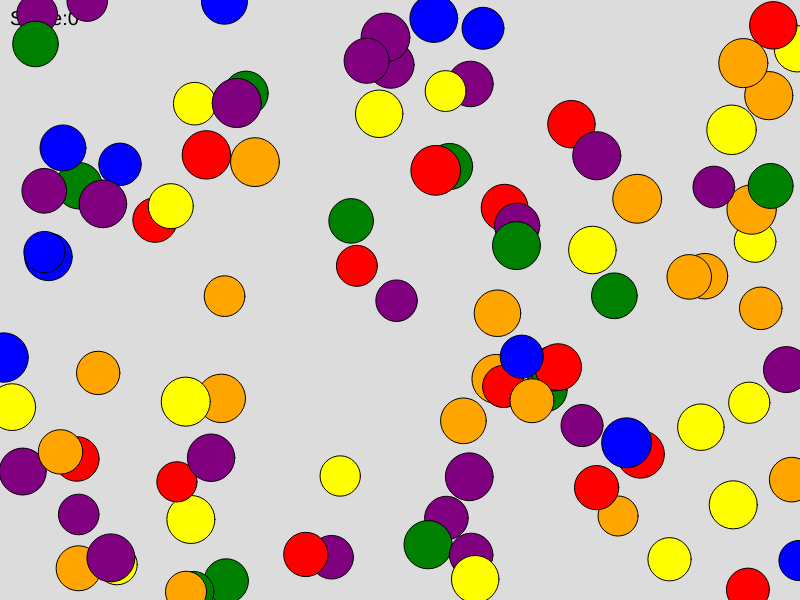
Frame 1 (no input)
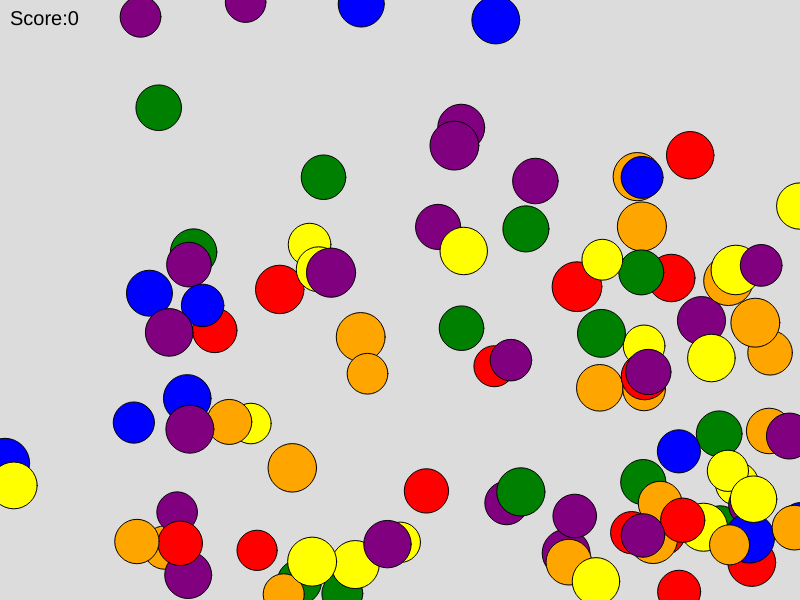
Frame 60 (no input)
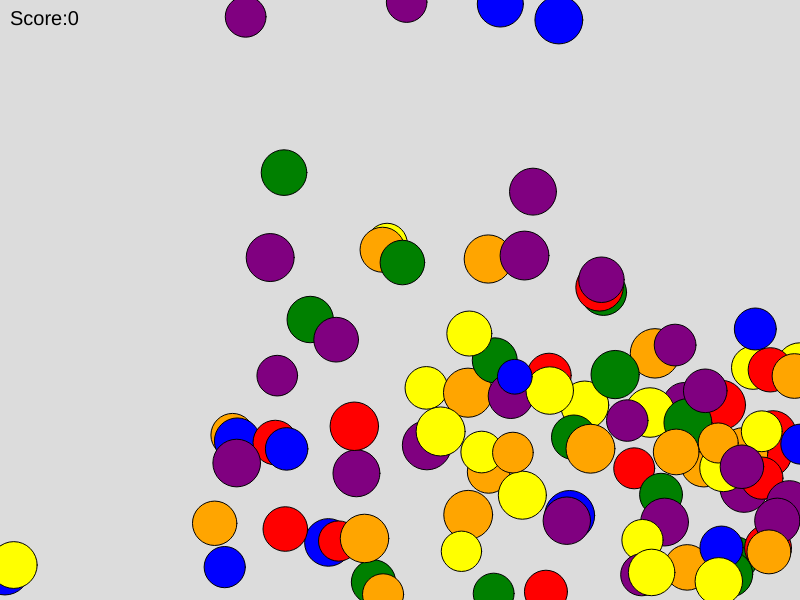
Frame 120 (the mouse pressed at the canvas centre since frame 60)

The p5.js sketch that drew these frames (run headless with seeded random() and noise() and a simulated clock; from frame 60 on, the mouse is pressed at the canvas centre):

// p5.js sketch
// ── sketch.js
let circles = [];
let punten = 0;

function setup() {
  createCanvas(800, 600);
  for (let i = 0; i < 100; i++) {
    let circle = {
      x: random(width),
      y: random(height),
      size: random(40, 50),
      speedX: random(1, 3),
      speedY: random(1, 3),
      color: random(['blue', 'red', 'purple', 'green', 'yellow', 'orange'])
    };
    circles.push(circle);
  }
}

//als ik op de muis klik dan verdwijnen de cirkels en krijg ik punten.
function mousePressed() {
  for (let i = circles.length - 1; i >= 0; i--) {
    let circle = circles[i];
    let afstandToMuis = dist(mouseX, mouseY, circle.x, circle.y);

    if (afstandToMuis <= circle.size / 2) {
      punten += 1;
      circles.splice(i, 1);
    }
  }

  circles.push({
    x: mouseX,
    y: mouseY,
    size: random(20, 50),
    speedX: random(1, 3),
    speedY: random(1, 3),
    color: random(['blue', 'red', 'purple', 'green', 'yellow', 'orange'])
  });
}




function draw() {
  background(220);
  fill(0);
  textSize(20);
  
  text("Score:" + punten, 10, 25);

  for (let i = 0; i < circles.length; i++) {
    let circle = circles[i];

    fill(circle.color);
    ellipse(circle.x, circle.y, circle.size);

    circle.x += circle.speedX;
    circle.y += circle.speedY;

//hier stuiteren de cirkels tegen de randen van het canvas.
// bij de x-as, als de cirkel de rand raakt, dan verandert de snelheid van richting.
// bij de y-as, als de cirkel de rand raakt, dan verandert de snelheid van richting. 
//- beter gezegd, de snelheid wordt negatief.
//circle.x - circle.size / 2 < 0 = als de cirkel de linkerkant raakt. etc
    if (circle.x - circle.size / 2 < 0 || circle.x + circle.size / 2 > width) {
      circle.speedX *= -1;
    }

    if (circle.y - circle.size / 2 < 0 || circle.y + circle.size / 2 > height) {
      circle.speedY *= -1;
    }
  }
}
